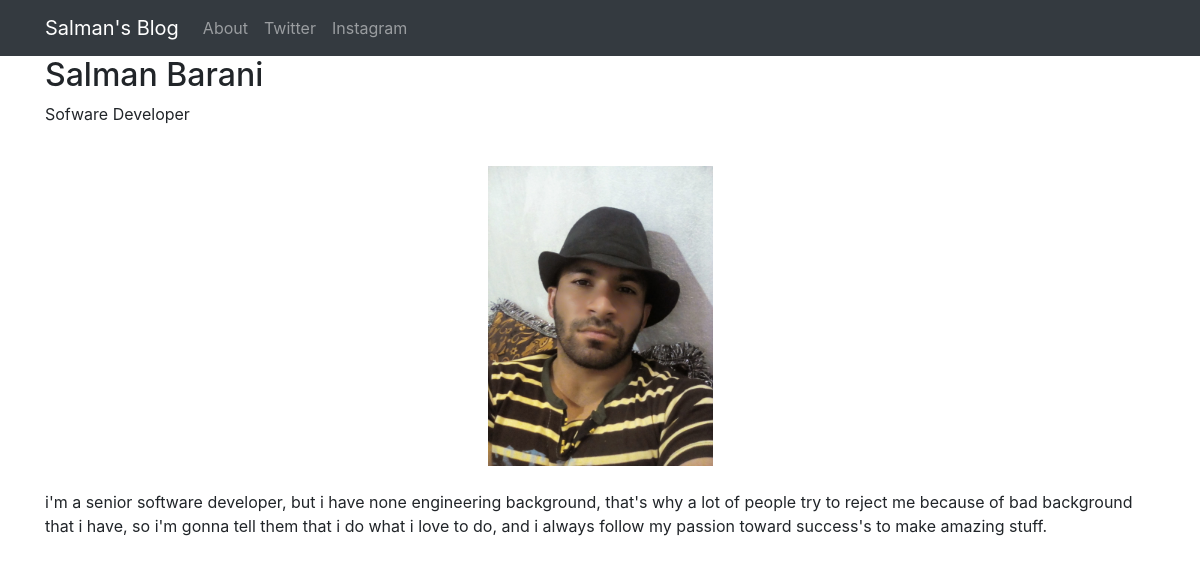
The page /about/ on the database its author committed.
### site_pages/models.py (models this page shows, shortened)
class Admin_info(models.Model):
    full_name = models.CharField(max_length= 255)
    profession = models.CharField(max_length= 255)
    avatar = models.ImageField(upload_to = 'media/')
    bio = models.TextField()

### site_pages/views.py (the view)
# urls.py: url(r'^about/', site_page_views.about, name="about"),
def about(request):
    info = Admin_info.objects.all()[0]
    return render(request, 'about/about.html',{'info': info})

### site_pages/templates/about/about.html (shortened to what this page needs)
<!doctype html>
<html lang="en">
  <head>
    <link rel="stylesheet" href="https://stackpath.bootstrapcdn.com/bootstrap/4.5.0/css/bootstrap.min.css">
  </head>
  <body>
<nav class="navbar navbar-expand-lg navbar-dark bg-dark">
  <div class="container">
    <a class="navbar-brand" href="{% url 'home'%}">Salman's Blog</a>
    <div class="collapse navbar-collapse" id="navbarSupportedContent">
      <ul class="navbar-nav mr-auto">
        <li class="nav-item">
          <a class="nav-link" href="{% url 'about' %}">About <span class="sr-only">(current)</span></a>
        </li>
        <li class="nav-item">
          <a class="nav-link" href="https://twitter.com/barani_salman">Twitter</a>
        </li>
        <li class="nav-item">
          <a class="nav-link" href="https://instagram.com/salman__barani">Instagram</a>
        </li>
      </ul>
    </div>
  </div>
</nav>
<div class="container">
    <h2>{{ info.full_name}} </h2>
    <p>{{ info.profession}}</p>
    <br />
    <img src="{{info.avatar.url}}" class="img-fluid mx-auto d-block" style="max-height: 300px" />
       <br />
        {{info.bio}}
        <br/>
        <br/>
    </div>
</body>
</html>

### rows shown on the page
Admin_info: full_name "Salman Barani", profession "Sofware Developer", avatar (picture), bio "i'm a senior software developer, but i have none engineering background, that's why a lot of people try to reject me because of bad background that i have, so i'm gonna tell them that i do what i love to do, and i always follow my passion toward success's to make amazing stuff."
